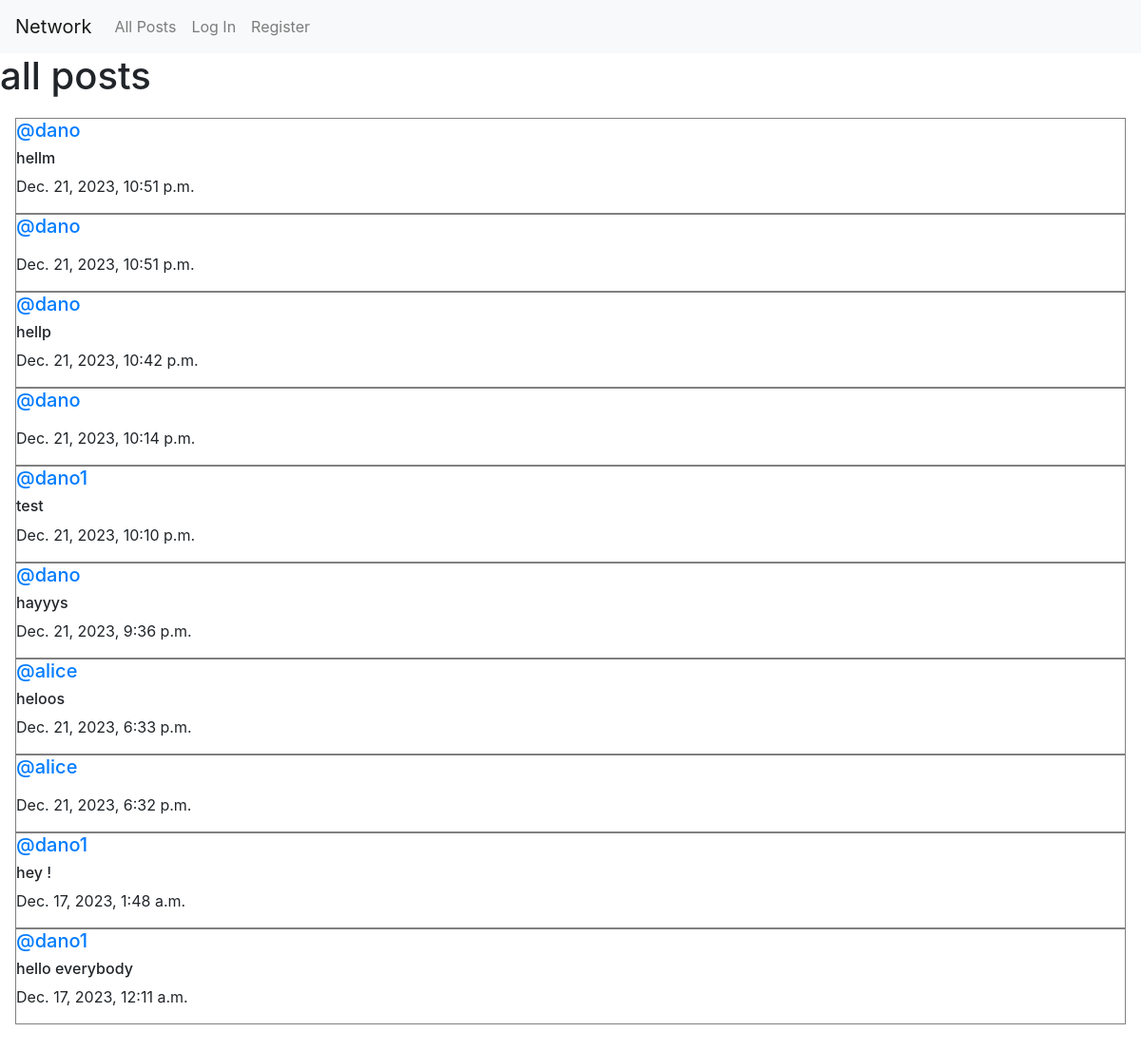
Before: / with the older database file.
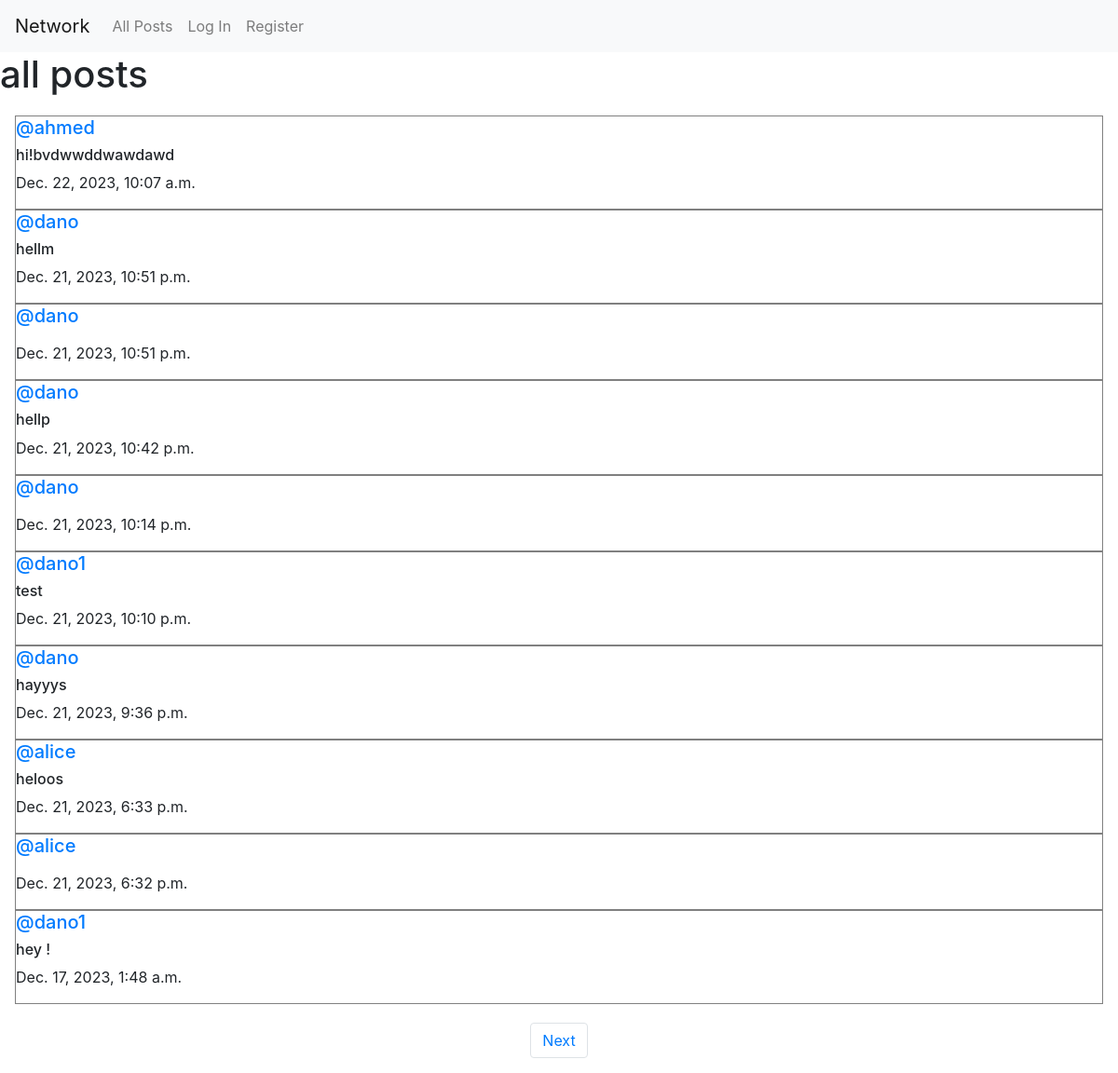
After: the same page with the newer database file.
### network/models.py (models this page shows, shortened)
class Post(models.Model):
    content =models.CharField(max_length=150)
    user=models.ForeignKey(User, on_delete=models.CASCADE, related_name="author")
    date=models.DateTimeField(auto_now_add=True)

class User(AbstractUser):
    pass

### network/views.py (the view)
# urls.py: path("", views.index, name="index"),
def index(request):
    allPosts=Post.objects.all().order_by("id").reverse()
    paginator=Paginator(allPosts, 10)
    page_number=request.GET.get('page')
    posts_of_the_page=paginator.get_page(page_number)
    allLikes=Like.objects.all()
    whoYouLiked=[]
    try:
       for like in allLikes:
           if like.user.id==request.user.id:
              whoYouLiked.append(like.post.id)
    except:
        whoYouLiked=[]
    return render(request, "network/index.html",{
        "posts_of_the_page": posts_of_the_page,
        "whoYouLiked": whoYouLiked,
    })

### network/templates/network/index.html (shortened to what this page needs)
{% extends "network/layout.html" %}
{% block body %}
    <h1>all posts</h1>
    <div class="all-posts mx-3">
        {% for post in posts_of_the_page %}
            <div class="rows post">
                <h5 class="username"><a href="{% url 'profile' user_id=post.user.id %}">@{{ post.user }}</a></h5>
                <h6 class="content" id="content_{{ post.id }}">{{ post.content }}</h6>
                <p class="date">{{ post.date }}</p>
            </div>
        {% endfor %}
    </div>
    <nav aria-label="Page navigation example">
        <ul class="pagination d-flex justify-content-center">
            {% if posts_of_the_page.has_next %}
              <li class="page-item"><a class="page-link" href="?page={{ posts_of_the_page.next_page_number }}">Next</a></li>
              {% endif %}
        </ul>
    </nav>
{% endblock %}

Changed rows visible on the page:
no longer on this page (row unchanged): Post: user "dano1", content "hello everybody", date "Dec. 17, 2023, 12:11 a.m."
added Post: user "ahmed", content "hi!bvdwwddwawdawd", date "Dec. 22, 2023, 10:07 a.m."
Other visible differences:
text now shown: "Next"
